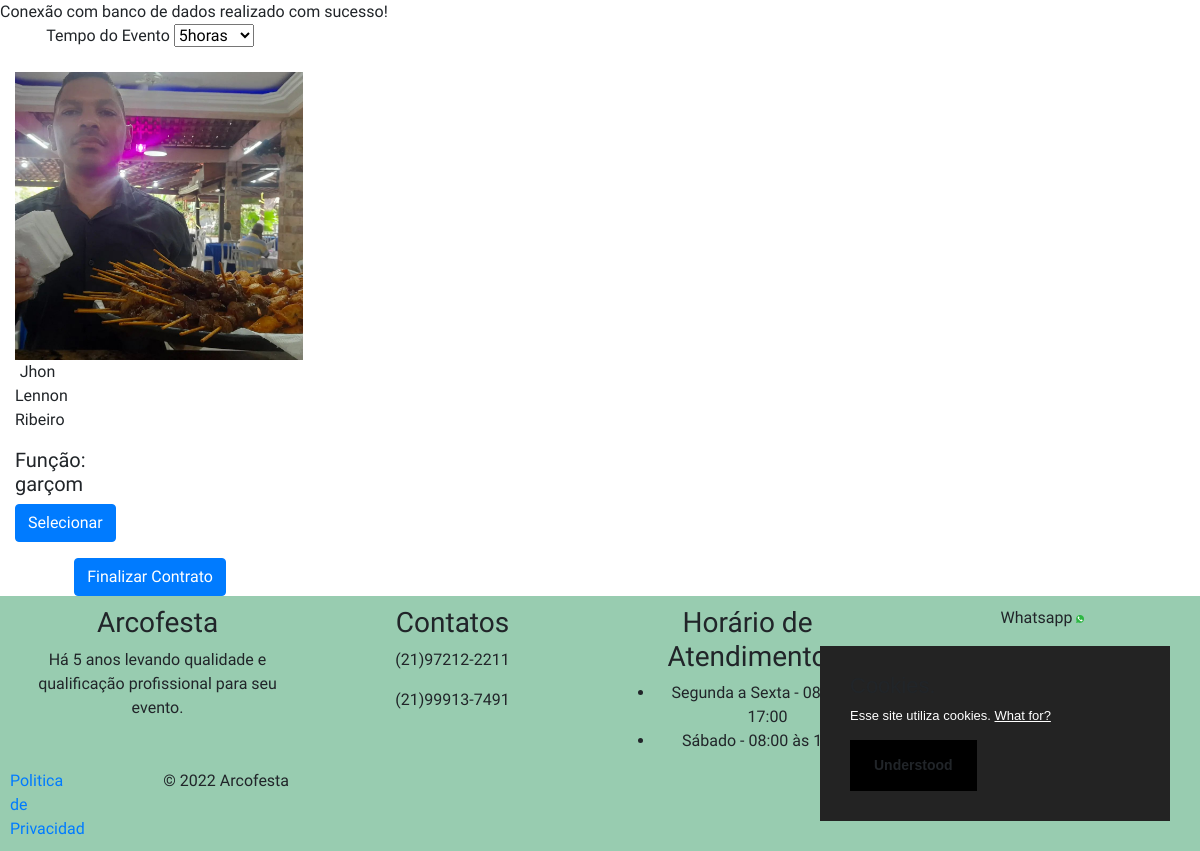
The page /arcofesta/marcar.php on the database as committed earlier.
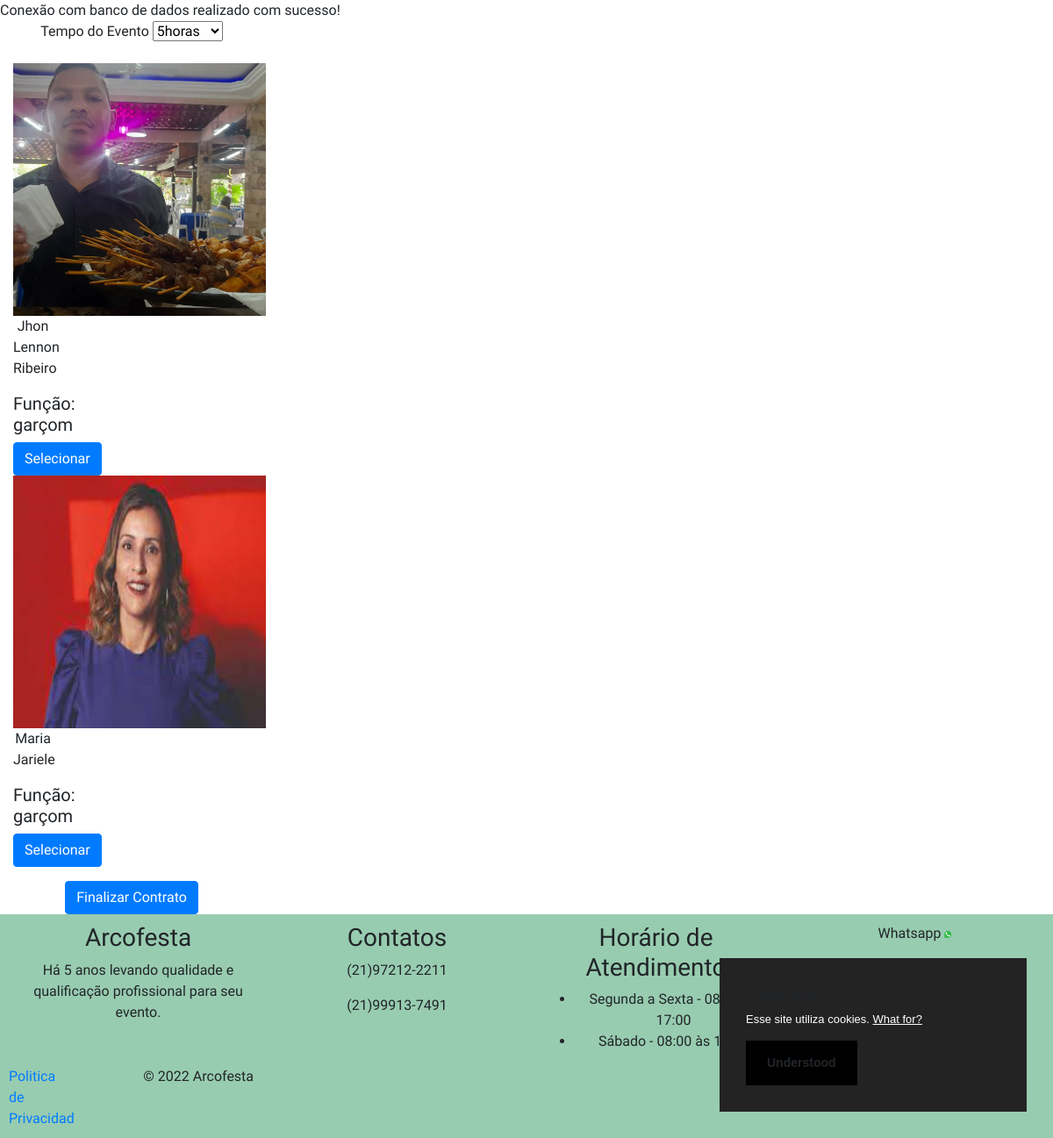
The same page on the database as committed later.
### tables this page shows
CREATE TABLE `funcionario` (
  `idcolaborador` int(11) NOT NULL,
  `nome` varchar(60) NOT NULL,
  `telefone` varchar(15) NOT NULL,
  `cep` char(9) NOT NULL,
  `email` varchar(100) NOT NULL,
  `função` varchar(100) NOT NULL,
  `senha` varchar(255) NOT NULL,
  `pix` varchar(50) NOT NULL,
  `cpf` varchar(50) NOT NULL,
  `foto` varchar(255) NOT NULL,
  `precohora` double NOT NULL
);

### arcofesta/marcar.php (the view, shortened to what this page needs)
<?php
    require_once 'conexao.php';
    require_once 'head.php';
    $pagatual = filter_input(INPUT_GET, "page", FILTER_SANITIZE_NUMBER_INT);
	$pag = (!empty($pagatual)) ? $pagatual : 1;
    $limitereg = 3;
    $inicio = ($limitereg * $pag) - $limitereg;
    $busca = "SELECT idcolaborador,nome,telefone,cpf,email,foto,função,pix from
    funcionario LIMIT $inicio , $limitereg";
    $resultado= $conn->prepare($busca);
    $resultado->execute();
    ?>
    <div class="container-fluid">
    <div class="row">
        <div class="col-md-3 text-center">
            <form action="carrinhocliente.php" method="post">
                <div class="row">
                    <div class="col-md-12 text-center">
                         <div class="form-group">
                            <label for="tempoevento">Tempo do Evento</label>
                            <select name="tempodeevento">
                                <option value="5">5horas</option>
                            </select>
                        </div>
                    </div>
                </div>
                    <?php
                         while ($linha = $resultado->fetch(PDO::FETCH_ASSOC)) {
                          extract($linha);
                     ?>
            <div class="row">
                <div class="col-md-3">
                                <img src="<?php echo $foto; ?>" style=width:18rem;height:18rem;>
                                <p><?php echo $nome; ?></p>
                                <h5>Função: <?php echo $função; ?></h5>
                    <input type="submit" class="btn btn-primary" value="Selecionar">
                 </div>
            </div>
            <?php
                }
                 ?>
                   </form>
                   <a href="controlefinaliza.php"><button type="button" class="btn btn-primary">Finalizar Contrato</button></a>
        </div>
    </div>
  </div>
  <?php
    require_once 'footer.php';
  ?>

Rows that differ between the two databases and show on the page:
added funcionario: shows a picture, nome "Maria Jariele", função "garçom"
